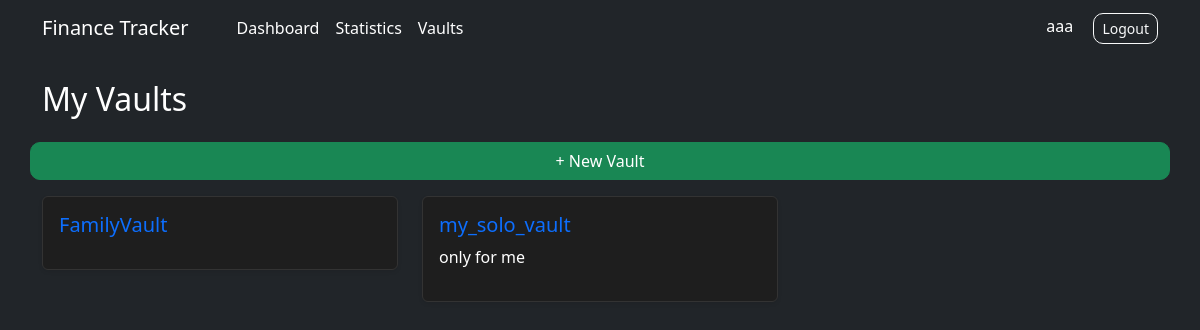
The page /finance/vaults/ (signed in) on the database its author committed.
### finance/models.py (models this page shows, shortened)
class Vault(models.Model):
    name = models.CharField(max_length=100)
    description = models.TextField(blank=True)
    owner = models.ForeignKey(User, on_delete=models.CASCADE)
    created_at = models.DateTimeField(auto_now_add=True)

### finance/views.py (the view)
# urls.py: path('vaults/', views.vaults, name='vaults'),
@login_required
def vaults(request):
    vaults = Vault.objects.filter(
        membership__user=request.user
    ).distinct()
    return render(
        request,
        'finance/vaults.html',
        {
            'vaults': vaults
        }
    )

### templates/finance/vaults.html (shortened to what this page needs)
{% extends 'base.html' %}
{% block content %}
<h2 class="mb-4">My Vaults</h2>
<div class="row">
    <a href="{% url 'add_vault' %}" class="btn btn-success mb-3">
        + New Vault
    </a>
    {% for vault in vaults %}
    <div class="col-md-4">
        <div class="card mb-3 shadow-sm">
            <div class="card-body">
                <h5>
                    <a href="{% url 'vault_detail' vault.id %}">
                        {{ vault.name }}
                    </a>
                </h5>
                <p>{{ vault.description }}</p>
            </div>
        </div>
    </div>
    {% empty %}
    <p>You don't have any vaults yet.</p>
    {% endfor %}
</div>
{% endblock %}

### templates/base.html (shortened to what this page needs)
{% load static %}
<!DOCTYPE html>
<html lang="uk">
<head>
    <link href="https://cdn.jsdelivr.net/npm/bootstrap@5.3.7/dist/css/bootstrap.min.css" rel="stylesheet">
    <link rel="stylesheet" href="{% static 'css/style.css' %}">
</head>
<body class="bg-dark">
    <nav class="navbar navbar-expand-lg navbar-dark bg-dark">
        <div class="container">
            <a class="navbar-brand" href="/">
                Finance Tracker
            </a>
            <div class="navbar-nav ms-4">
                <a class="nav-link text-white" href="/">
                    Dashboard
                </a>
                <a class="nav-link text-white" href="{% url 'statistics' %}">
                    Statistics
                </a>
                <a class="nav-link text-white" href="{% url 'vaults' %}">
                    Vaults
                </a>
            </div>
            <div class="ms-auto">
                {% if user.is_authenticated %}
                <span class="text-white me-3">
                    {{ user.username }}
                </span>
                <form method="post" action="{% url 'logout' %}" class="d-inline">
                    <button type="submit" class="btn btn-outline-light btn-sm">
                        Logout
                    </button>
                </form>
                {% endif %}
            </div>
        </div>
    </nav>
    <div class="container mt-4">
        {% block content %}
        {% endblock %}
    </div>
</body>
</html>

### static/css/style.css (style rules this page uses)
body { background-color: #121212; color: #ffffff; }
.container { background: transparent; }
.card { background-color: #1e1e1e; color: white; border: 1px solid #333; }
.btn { border-radius: 10px; }
a { text-decoration: none; }

### rows shown on the page
Vault: name "FamilyVault"
Vault: name "my_solo_vault", description "only for me"

### other values the page prints
{{ user.username }} "aaa"
